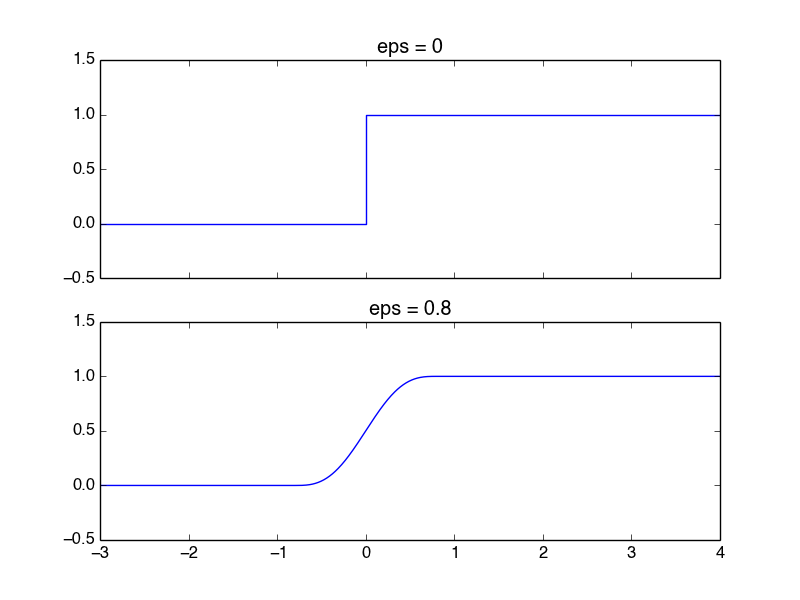

Write the Python code that produced this figure.
# Exercise 7.21
import numpy as np
import matplotlib.pyplot as plt
import operator


class Heaviside:

    def __init__(self, eps=None):
        self.eps = eps

    def __call__(self, x):
        if isinstance(x, (float, int)):
            return self.heaviside_scalar(x, self.eps)
        else:
            return self.heaviside_vec(x, self.eps)

    def plot(self, xmin, xmax):
        if self.eps is None:
            x = np.array([xmin, 0, 0, xmax])
            y = np.array([0, 0, 1, 1])
        else:
            e = self.eps
            xmid = np.linspace(-e, e, 201)
            x = np.concatenate((np.array([xmin]), xmid, np.array([xmax])))
            y = self(x)
        return x, y

    @staticmethod
    def heaviside_scalar(x, eps):
        if eps is None:
            if x < 0:
                return 0
            elif x >= 0:
                return 1
        else:
            e = eps
            if x < -e:
                return 0
            elif -e <= x <= e:
                return 0.5 + x / (2 * e) + \
                    1 / (2 * np.pi) * np.sin(np.pi * x / e)
            elif x > e:
                return 1

    @staticmethod
    def heaviside_vec(x, eps):
        r = np.zeros(len(x))
        if eps is None:
            r[x < 0] = 0.0
            r[x >= 0] = 1.0
            return r
        else:
            e = eps
            cond = operator.and_(-e <= x, x <= e)
            r = np.zeros(len(x))
            r[x < -e] = 0.0
            r[cond] = 0.5 + x[cond] / (2 * e) + \
                1 / (2 * np.pi) * np.sin(np.pi * x[cond] / e)
            r[x > e] = 1.0
            return r


H1 = Heaviside()
x1, y1 = H1.plot(-3, 4)
H2 = Heaviside(eps=0.8)
x2, y2 = H2.plot(-3, 4)
fig, ax = plt.subplots(2, sharex=True)
ax[0].plot(x1, y1)
ax[0].set_title('eps = 0')
ax[1].plot(x2, y2)
ax[1].set_title('eps = 0.8')
ax[0].set_ylim([-0.5, 1.5])
ax[1].set_ylim([-0.5, 1.5])
plt.show()
